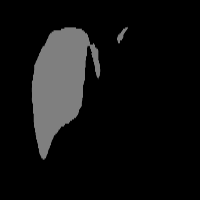
#> input picture Original_Dataset/seg32c.png, 200 x 200 px, given in place of seg0a.png, which was not available
$ python removingSuperimposition.py
#> lines starting #> are read from the running program, lines starting #| are printed output that depends on the picture; after the words box and inside, x2 and y2 are one past the last pixel; in counts of white or black regions, pixels touching at a corner belong together; pictures that were not available may be replaced by others from this repository, and a replacement may not be noted
source = "C:\\Users\\sakshigarg\\PycharmProjects\\btpMidterm\\Original_Dataset\\"
destination="C:\\Users\\sakshigarg\\PycharmProjects\\btpMidterm\\Removedsuperimposition_Dataset\\"
fil1 = "C:\\Users\\sakshigarg\\Desktop\\Prerna_BTP_Liver disease_2018\\Dataset\\dataset\\"
from PIL import Image
import numpy as np
import matplotlib.pyplot as plt
for i in range(0,131):
    img = Image.open(source + 'seg'+str(i)+'a.png')
#> img is the input picture: PIL image 200x200 L; min 0, max 127, mean 16.6
    arr=np.array(img)
    liver = np.copy(arr)
    lesion = np.copy(arr)

    liver[liver<100] = 0
    liver[liver>=100] = 255
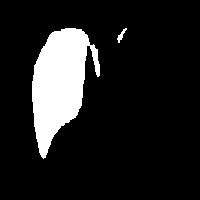
#> liver: shape (200, 200); 12.9% white; 2 white regions, box (x1, y1, x2, y2) and area: (32, 28, 100, 159) 5090, (117, 28, 127, 43) 53
    imgsave = Image.fromarray(liver)
    imgsave.save(destination+'segliver'+str(i)+'a.png')

    lesion[lesion<=200] = 0
#> lesion: shape (200, 200); 13.58% of pixels changed, all inside (x1, y1, x2, y2) = (31, 25, 128, 160)
    lesion[lesion>200] = 255
    imgsave = Image.fromarray(lesion)
    imgsave.save(destination+'seglesion'+str(i)+'a.png')


    img = Image.open(source + 'seg' + str(i) + 'c.png')
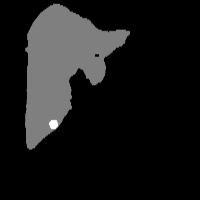
#> input picture Original_Dataset/seg43c.png, 200 x 200 px, given in place of seg0c.png, which was not available
#> img is the input picture: PIL image 200x200 L; min 0, max 255, mean 24.7
    arr = np.array(img)
    liver = np.copy(arr)
    lesion = np.copy(arr)

    liver[liver < 100] = 0
    liver[liver >= 100] = 255
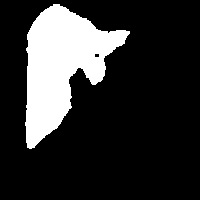
#> liver: shape (200, 200); 19% white; 1 white region, box (x1, y1, x2, y2) and area: (25, 4, 130, 149) 7607
    imgsave = Image.fromarray(liver)
    imgsave.save(destination+ 'segliver' + str(i) + 'c.png')

    lesion[lesion <= 200] = 0
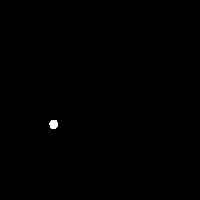
#> lesion: shape (200, 200); 19.66% of pixels changed, all inside (x1, y1, x2, y2) = (25, 3, 130, 150)
    lesion[lesion > 200] = 255
#> lesion: shape (200, 200); 0.17% white; 1 white region, box (x1, y1, x2, y2) and area: (49, 120, 58, 129) 67
#> (the run stopped early here; a loop or call above may not have finished)
